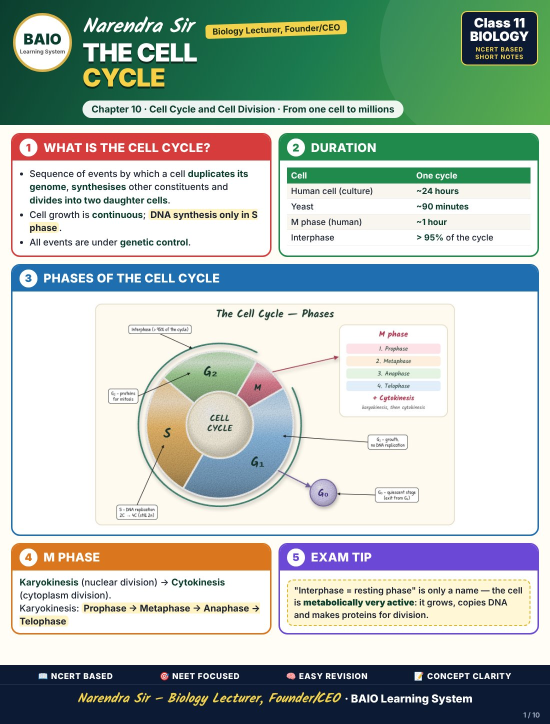
#> input picture pu1-ch10-assets/colour-notes/page-01.jpg, 1100 x 1448 px (shown at 1/2 size)
$ python -i build.py   (imports and definitions only)
#> lines starting #> are read from the running program, lines starting #| are printed output that depends on the picture
"""Build preview images for the home "Premium Notes" sheet (index.html → premium/preview.js).

For every chapter with paid notes it writes, under premium/preview/:
  hw-<chapter>-1.jpg, hw-<chapter>-2.jpg  first two pages of the handwritten-notes PDF, 900 px wide
  mm-<chapter>.jpg                         the mind map scaled down to 1000 px wide (the HD map stays paid)
Every generated image has a diagonal "BAIO · PREVIEW" mark baked in, so the file itself is marked even if
someone opens its URL. Colour-notes pages and class slides are already free to view in the chapter pages,
so they are referenced as they are. Writes premium/preview-data.js with the list per chapter.

Run: <venv>/bin/python -I scripts/premium-preview/build.py   (needs PyMuPDF and Pillow)
"""
import io, json, math, os, re, sys
import fitz
from PIL import Image, ImageDraw, ImageFont

ROOT = os.path.abspath(os.path.join(os.path.dirname(__file__), '..', '..'))
OUT = os.path.join(ROOT, 'premium', 'preview')
# [1 line not run here, left out]

def load_js(path, var):
    s = open(os.path.join(ROOT, path), encoding='utf-8').read()
    m = re.search(r'window\.' + var + r'\s*=\s*(\{.*\})\s*;?\s*$', s, re.S)
    return json.loads(m.group(1))

# [1 line that did not run here, left out]
# [1 line that did not run here, left out]
# [1 line that did not run here, left out]
#> further down, picture is the input picture: PIL image 1100x1448 RGB; mean R, G, B 177.2, 189.1, 181.3

FONT = None
# [2 lines not run here, left out]

def mark(im):
    """Tile a soft diagonal 'BAIO · PREVIEW' over the image."""
    im = im.convert('RGB'); W, H = im.size
#> after `W, H = im.size`: W = 1100; H = 1448
    layer = Image.new('RGBA', (W * 2, H * 2), (0, 0, 0, 0)); d = ImageDraw.Draw(layer)
#> after `layer = Image.new('RGBA', (W * 2, H * 2), (0, 0, 0, 0))`: layer: PIL image 2200x2896 RGBA; every value is 0
    fz = max(22, W // 22); font = ImageFont.truetype(FONT, fz) if FONT else ImageFont.load_default()
#> after `fz = max(22, W // 22)`: fz = 50
    text = 'BAIO · PREVIEW · Narendra Sir'
    tw = d.textlength(text, font=font)
#> tw = 135
    for y in range(0, H * 2, int(fz * 4.2)):
        off = (y // int(fz * 4.2)) % 2 * tw / 2
        x = -off
        while x < W * 2:
            d.text((x, y), text, font=font, fill=(120, 120, 120, 70)); x += tw + fz * 2
#> this loop made 14 passes
#> off on passes 1 to 12: 0, 67.5, 0, 67.5, 0, 67.5, 0, 67.5, 0, 67.5, 0, 67.5
    layer = layer.rotate(28, resample=Image.BICUBIC)
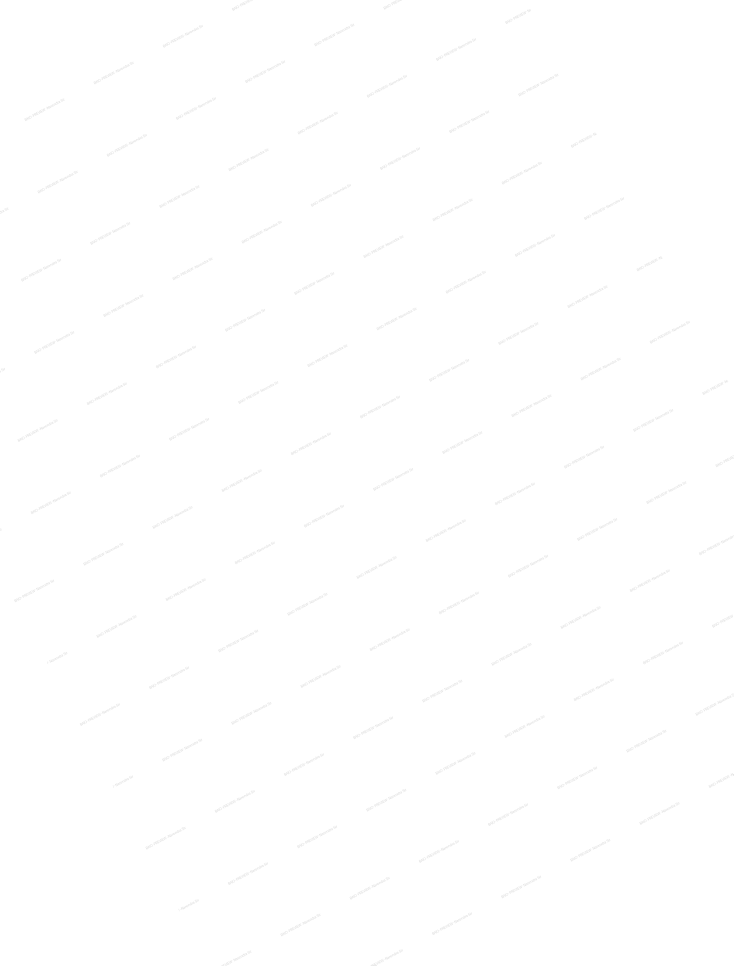
#> layer: PIL image 2200x2896 RGBA (shown at 1/3 size); mean R, G, B, A 1.5, 1.5, 1.5, 0.4; transparent parts drawn white
    l, t = (layer.width - W) // 2, (layer.height - H) // 2
#> l = 550; t = 724
    im.paste(layer.crop((l, t, l + W, t + H)), (0, 0), layer.crop((l, t, l + W, t + H)))
    return im

def save(im, name):
    p = os.path.join(OUT, name); im.save(p, 'JPEG', quality=78, optimize=True, progressive=True); return 'premium/preview/' + name

def base_of(cid):
    h = STORE['ch'][cid].get('h') or ''
    return h + 'assets/' if h.endswith('/') else cid + '-assets/'

data = {}
# [26 lines not run here, left out]

>>> from PIL import Image
>>> picture = Image.open('../../pu1-ch10-assets/colour-notes/page-01.jpg')
>>> result = mark(picture)
